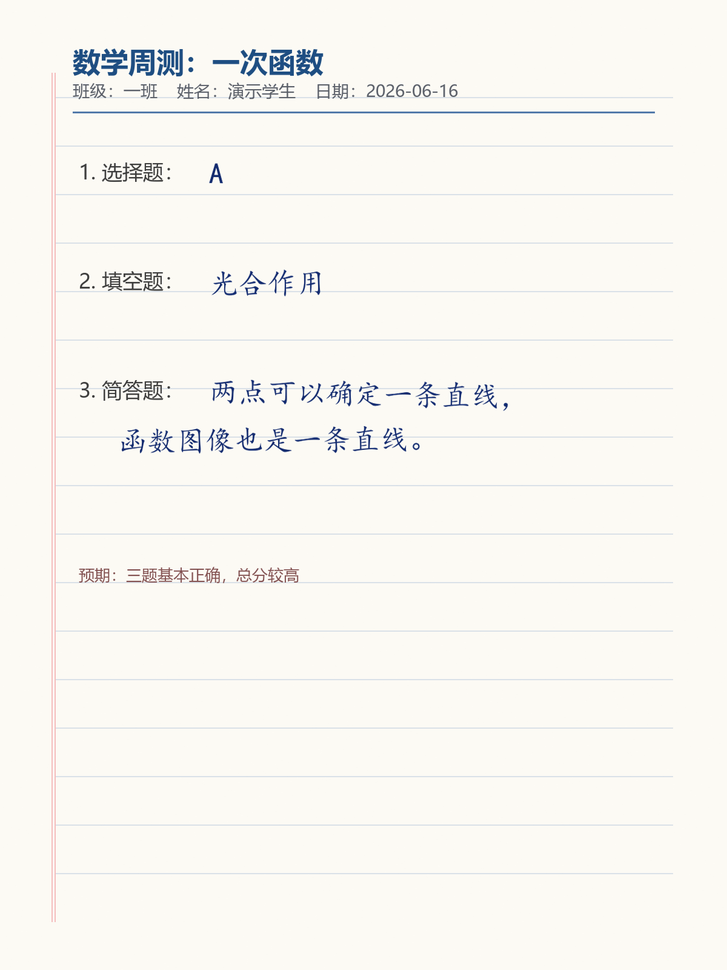
#> input picture test-data/ocr-images/assignment1_correct_handwriting.png, 727 x 970 px, shrunk from 1200 x 1600 before the run
$ python -i image_processor.py   (imports and definitions only)
#> lines starting #> are read from the running program, lines starting #| are printed output that depends on the picture; after the words box and inside, x2 and y2 are one past the last pixel; in counts of white or black regions, pixels touching at a corner belong together
"""
图像预处理模块
对手写作业图片进行去噪、纠偏、增强等预处理操作
"""
import cv2
import numpy as np
from PIL import Image


def preprocess_image(image_path: str) -> np.ndarray:
    """
    完整图像预处理流程：灰度化 → 去噪 → 二值化 → 透视校正
    :param image_path: 图片路径
    :return: 预处理后的 numpy 数组（BGR格式）
    """
    img = cv2.imread(image_path)
#> img is the input picture: shape (970, 727, 3); mean B, G, R 241.5, 246.5, 248.2
    if img is None:
        raise ValueError(f"无法读取图片：{image_path}")

    # 1. 灰度化
    gray = cv2.cvtColor(img, cv2.COLOR_BGR2GRAY)

    # 2. 高斯去噪
    denoised = cv2.GaussianBlur(gray, (3, 3), 0)

    # 3. 自适应二值化（手写文字效果更好）
    binary = cv2.adaptiveThreshold(
        denoised, 255,
        cv2.ADAPTIVE_THRESH_GAUSSIAN_C,
        cv2.THRESH_BINARY,
        11, 2
    )
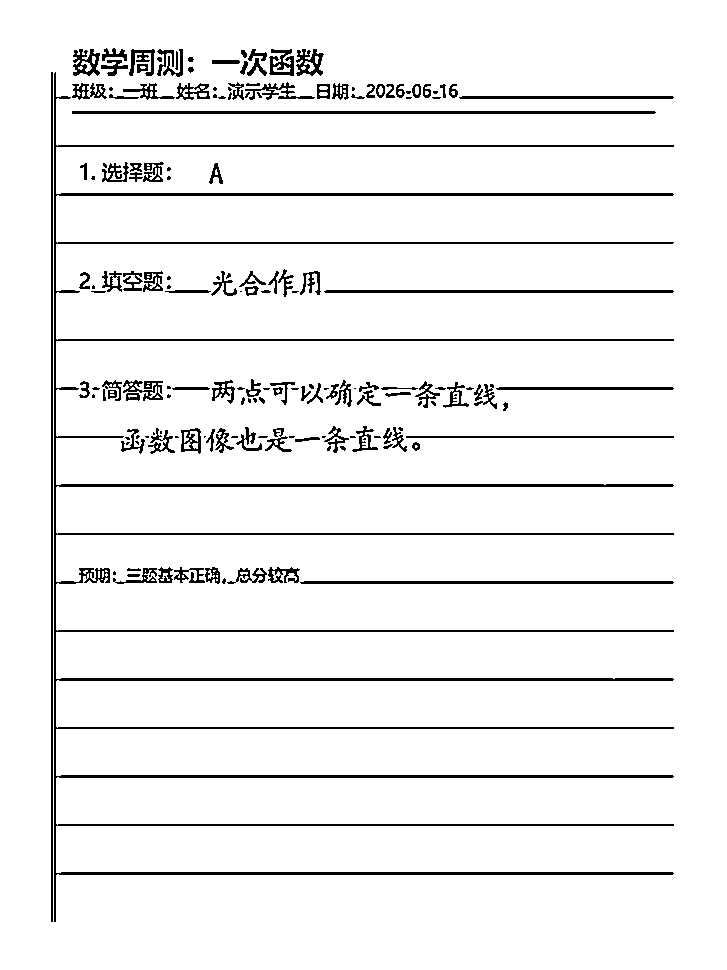
#> binary: shape (970, 727); 94% white; 173 black regions (61 under 20 px), largest, box (x1, y1, x2, y2) and area: (54, 72, 674, 922) 20185, (72, 111, 656, 114) 1750, (51, 72, 53, 922) 1700

    # 4. 形态学操作（去除小噪点）
    kernel = np.ones((2, 2), np.uint8)
    cleaned = cv2.morphologyEx(binary, cv2.MORPH_OPEN, kernel)
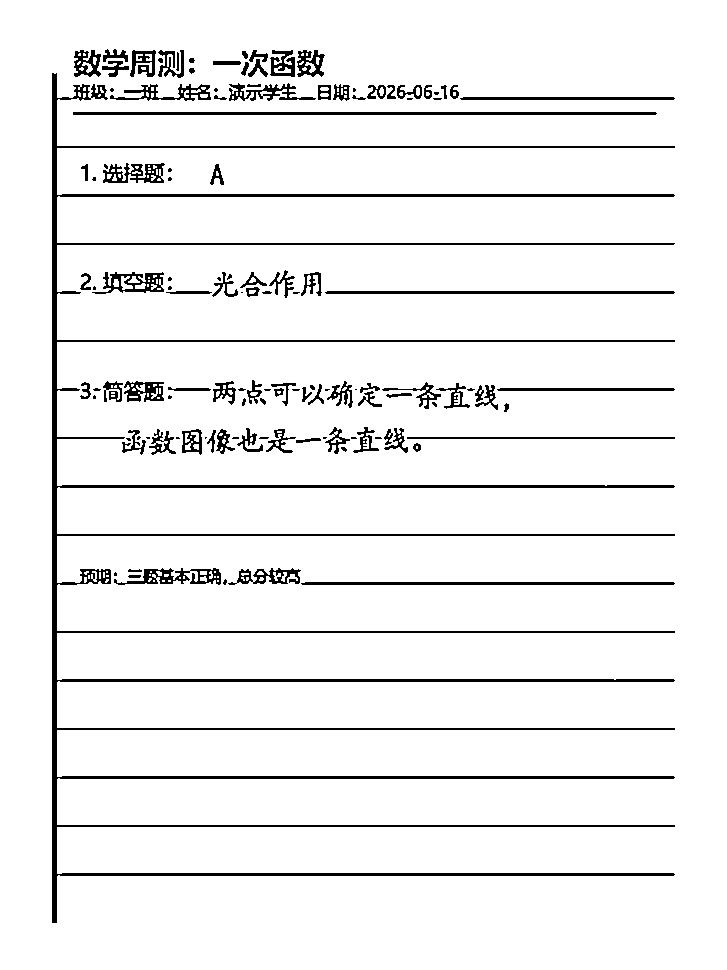
#> cleaned: shape (970, 727); 93.9% white; 127 black regions (41 under 20 px), largest, box (x1, y1, x2, y2) and area: (52, 73, 675, 923) 23066, (73, 112, 657, 115) 1750, (301, 582, 675, 585) 1115

    # 5. 倾斜校正
    deskewed = deskew(cleaned)

    # 转回BGR供PaddleOCR使用
    result = cv2.cvtColor(deskewed, cv2.COLOR_GRAY2BGR)
    return result


def deskew(binary_image: np.ndarray) -> np.ndarray:
    """
    基于最小外接矩形的倾斜校正
    """
    try:
        coords = np.column_stack(np.where(binary_image < 128))
#> coords = 43337 pairs, first value 49 to 922, second value 52 to 674
        if len(coords) < 10:
            return binary_image
        angle = cv2.minAreaRect(coords)[-1]
#> angle = -90
        if angle < -45:
            angle = -(90 + angle)
#> angle = 0
        else:
            angle = -angle
        # 角度过大时不处理（可能是旋转图片，不是倾斜）
        if abs(angle) > 15:
            return binary_image
        (h, w) = binary_image.shape[:2]
#> h = 970; w = 727
        center = (w // 2, h // 2)
#> center = (363, 485)
        M = cv2.getRotationMatrix2D(center, angle, 1.0)
#> M = [[1, 0, 0], [0, 1, 0]]
        rotated = cv2.warpAffine(
            binary_image, M, (w, h),
            flags=cv2.INTER_CUBIC,
            borderMode=cv2.BORDER_REPLICATE
        )
        return rotated
    except Exception:
        return binary_image


def preprocess_bytes(image_bytes: bytes) -> np.ndarray:
    """从字节数据预处理（用于接收上传图片）"""
    nparr = np.frombuffer(image_bytes, np.uint8)
    img = cv2.imdecode(nparr, cv2.IMREAD_COLOR)
    if img is None:
        raise ValueError("无法解析图片数据")

    gray = cv2.cvtColor(img, cv2.COLOR_BGR2GRAY)
    denoised = cv2.GaussianBlur(gray, (3, 3), 0)
    binary = cv2.adaptiveThreshold(
        denoised, 255,
        cv2.ADAPTIVE_THRESH_GAUSSIAN_C,
        cv2.THRESH_BINARY, 11, 2
    )
    kernel = np.ones((2, 2), np.uint8)
    cleaned = cv2.morphologyEx(binary, cv2.MORPH_OPEN, kernel)
    deskewed = deskew(cleaned)
    return cv2.cvtColor(deskewed, cv2.COLOR_GRAY2BGR)

>>> result = preprocess_image('../test-data/ocr-images/assignment1_correct_handwriting.png')

$ run again, on test-data/ocr-images/assignment1_correct_printed.png
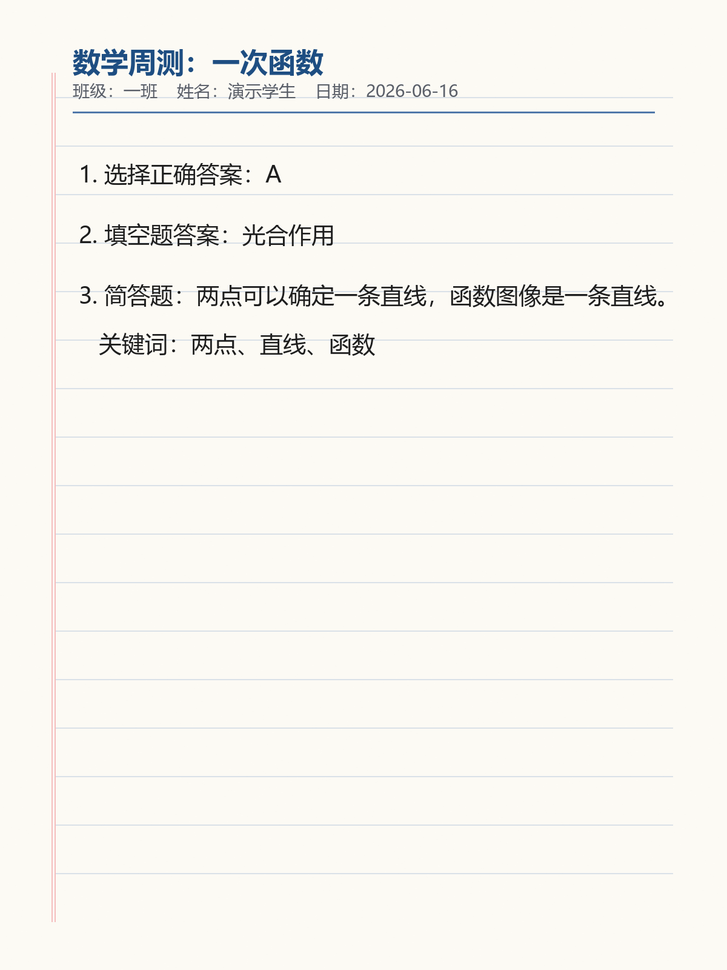
#> input picture test-data/ocr-images/assignment1_correct_printed.png, 727 x 970 px, shrunk from 1200 x 1600 before the run
#> in preprocess_image, img is the input picture: shape (970, 727, 3); mean B, G, R 240.2, 245.5, 247.1
#> in preprocess_image, `binary = cv2.adaptiveThreshold( denoised, 255, cv2.ADAPTIVE_THRESH_GAU..`:
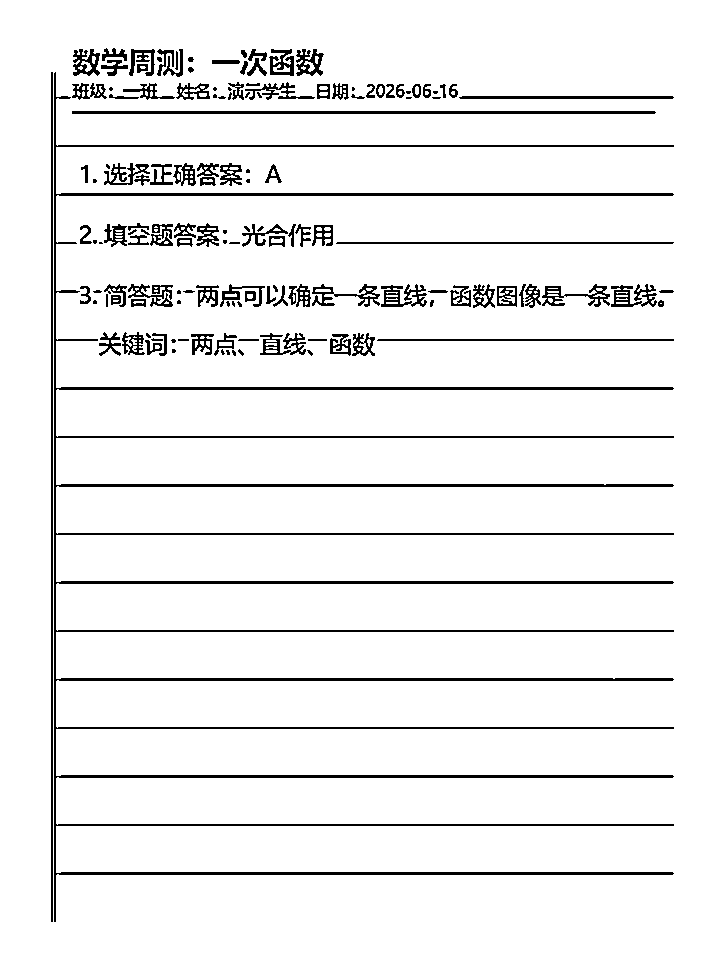
#> binary: shape (970, 727); 93.7% white; 146 black regions (35 under 20 px), largest, box (x1, y1, x2, y2) and area: (54, 72, 674, 922) 22236, (72, 111, 656, 114) 1750, (51, 72, 53, 922) 1700
#> in preprocess_image, `cleaned = cv2.morphologyEx(binary, cv2.MORPH_OPEN, kernel)`:
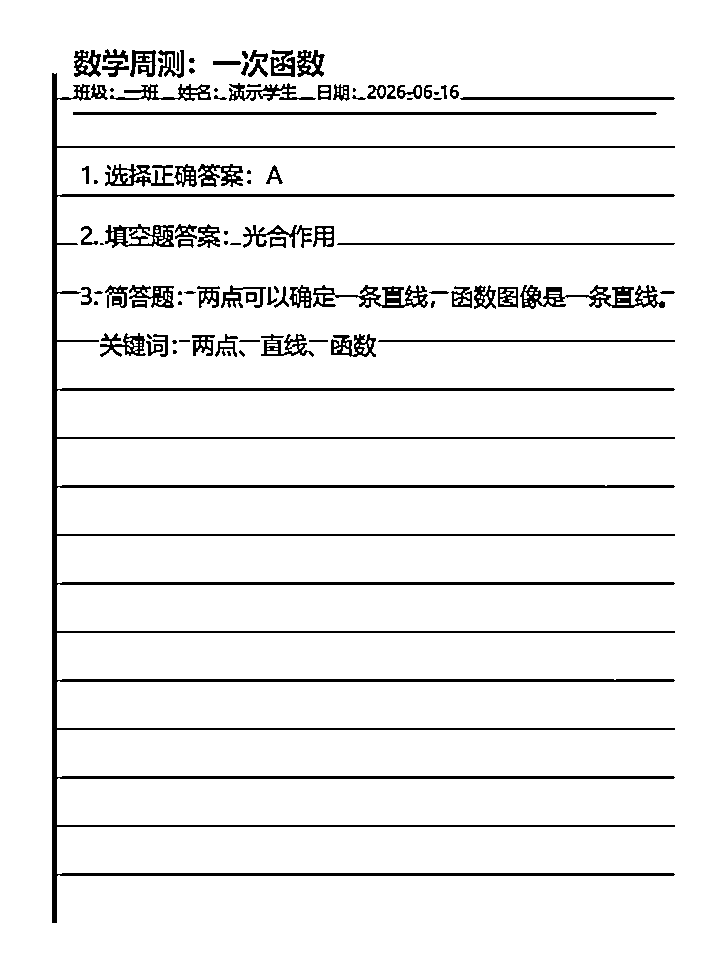
#> cleaned: shape (970, 727); 93.5% white; 100 black regions (20 under 20 px), largest, box (x1, y1, x2, y2) and area: (52, 73, 675, 923) 25101, (73, 112, 657, 115) 1750, (520, 285, 665, 309) 1443
#> coords = 46042 pairs, first value 49 to 922, second value 52 to 674
#> in deskew, `angle = cv2.minAreaRect(coords)[-1]`: angle = -90
#> in deskew, `angle = -(90 + angle)`: angle = 0
#> M = [[1, 0, 0], [0, 1, 0]]

$ run again, on test-data/ocr-images/assignment1_messy_handwriting_correct.png
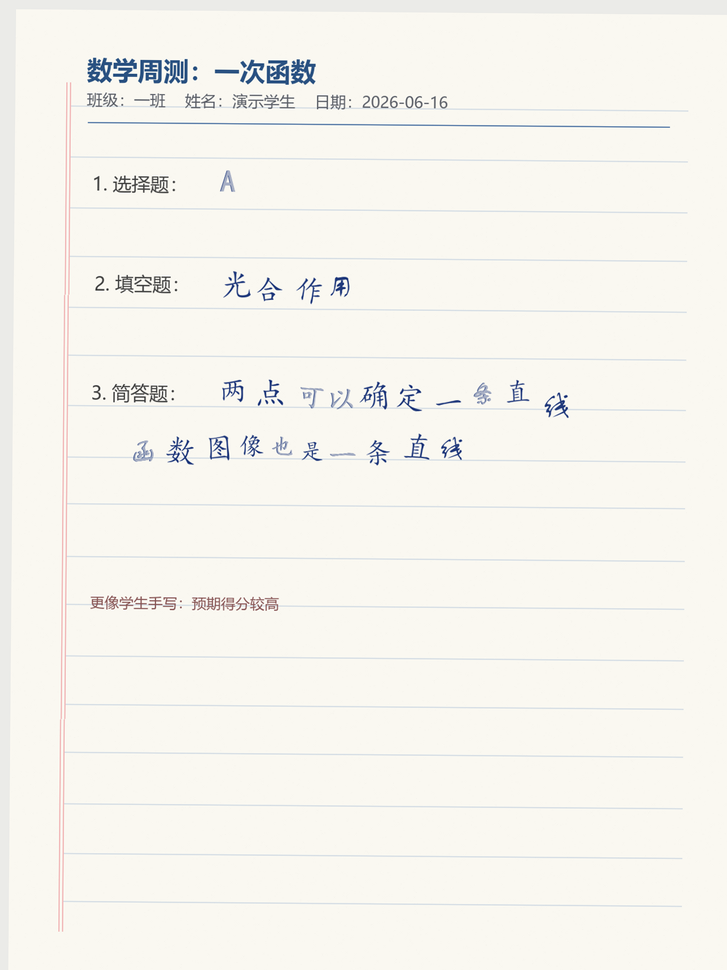
#> input picture test-data/ocr-images/assignment1_messy_handwriting_correct.png, 727 x 970 px, shrunk from 1200 x 1600 before the run
#> in preprocess_image, img is the input picture: shape (970, 727, 3); mean B, G, R 238.6, 244.6, 246.2
#> in preprocess_image, `binary = cv2.adaptiveThreshold( denoised, 255, cv2.ADAPTIVE_THRESH_GAU..`:
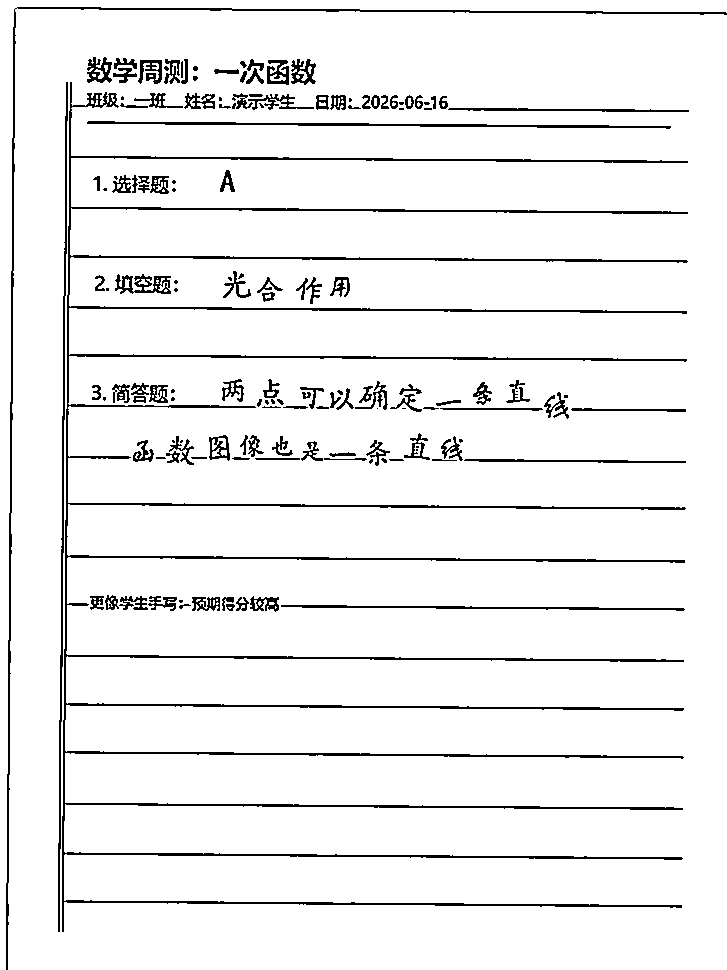
#> binary: shape (970, 727); 93.9% white; black in thin lines or dots
#> cleaned: shape (970, 727); 93.7% white; black in thin lines or dots
#> coords = 44126 pairs, first value 8 to 969, second value 7 to 726
#> in deskew, `angle = cv2.minAreaRect(coords)[-1]`: angle = -0.461
#> in deskew, `angle = -angle`: angle = 0.461
#> M = [[1, 0.00805, -3.89], [-0.00805, 1, 2.94]]
#> in deskew, `rotated = cv2.warpAffine( binary_image, M, (w, h), flags=cv2.INTER_CUB..`:
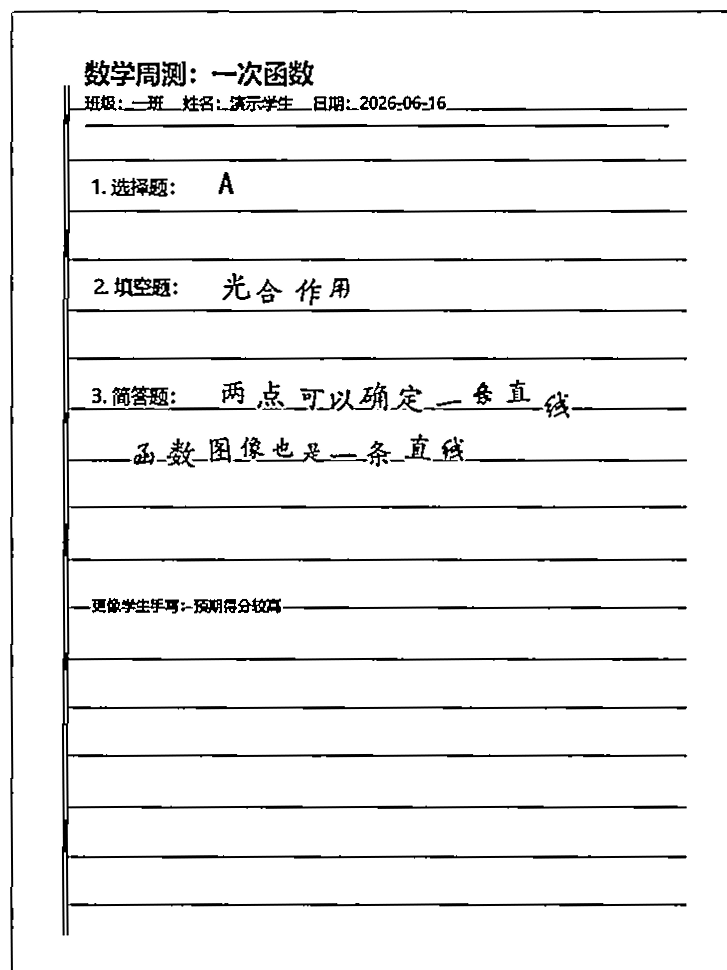
#> rotated: shape (970, 727); min 0, max 255, mean 239

$ run again, on test-data/ocr-images/assignment1_messy_handwriting_partial.png
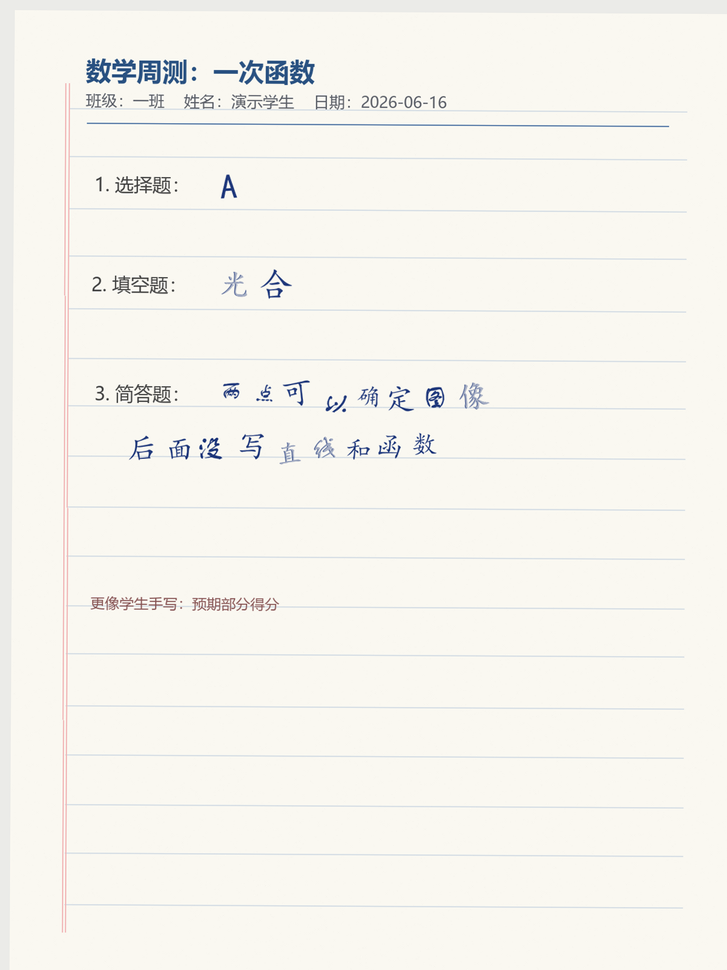
#> input picture test-data/ocr-images/assignment1_messy_handwriting_partial.png, 727 x 970 px, shrunk from 1200 x 1600 before the run
#> in preprocess_image, img is the input picture: shape (970, 727, 3); mean B, G, R 238.7, 244.7, 246.3
#> in preprocess_image, `binary = cv2.adaptiveThreshold( denoised, 255, cv2.ADAPTIVE_THRESH_GAU..`:
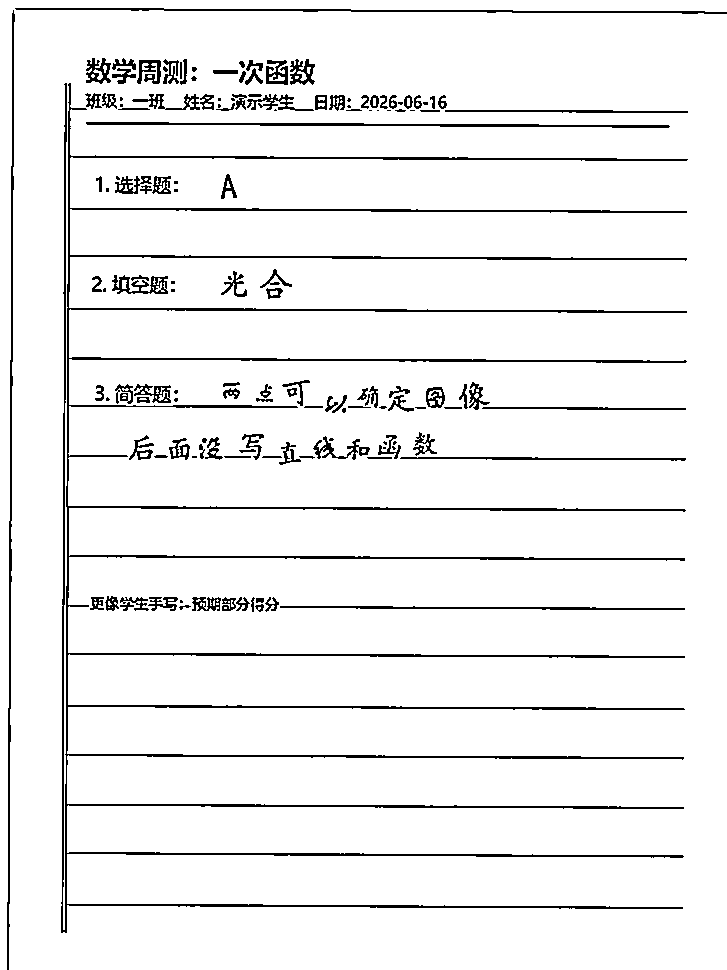
#> binary: shape (970, 727); 94% white; black in thin lines or dots
#> cleaned: shape (970, 727); 93.9% white; black in thin lines or dots
#> coords = 42913 pairs, first value 9 to 969, second value 8 to 726
#> in deskew, `angle = cv2.minAreaRect(coords)[-1]`: angle = -0.323
#> in deskew, `angle = -angle`: angle = 0.323
#> M = [[1, 0.00563, -2.73], [-0.00563, 1, 2.05]]
#> in deskew, `rotated = cv2.warpAffine( binary_image, M, (w, h), flags=cv2.INTER_CUB..`:
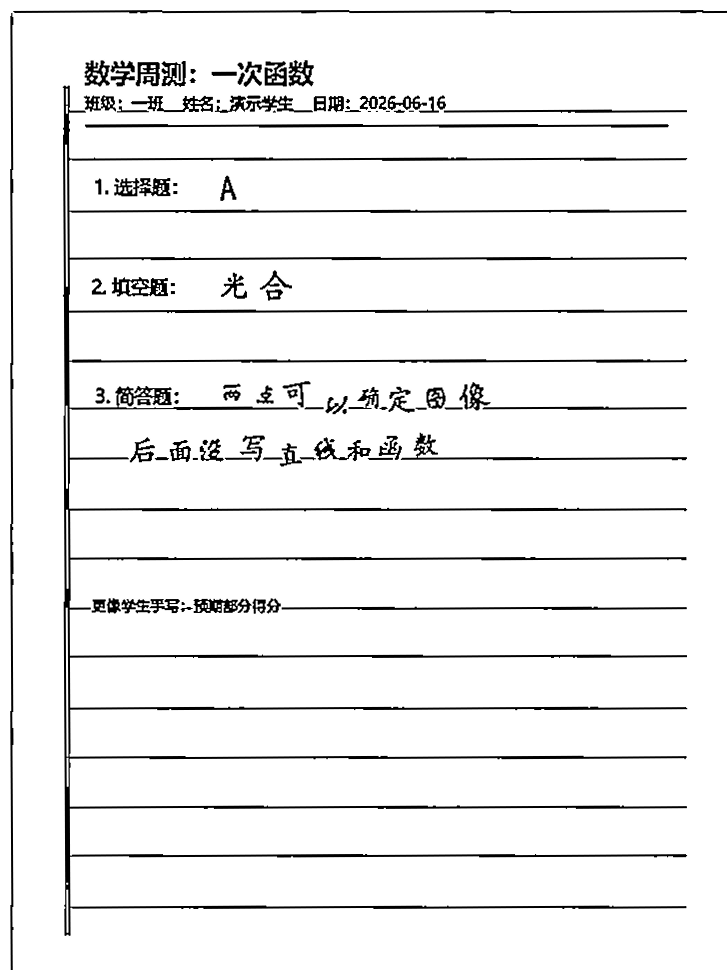
#> rotated: shape (970, 727); min 0, max 255, mean 239.5
